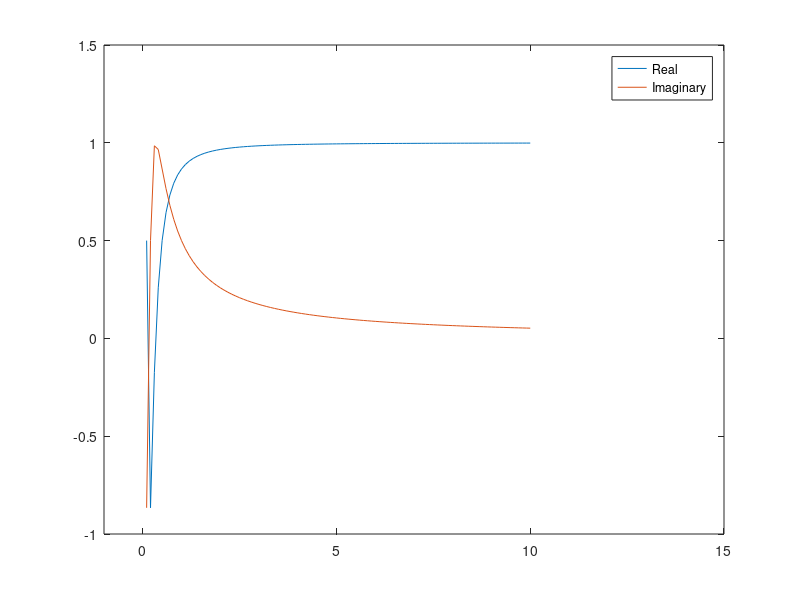

Recreate this plot in MATLAB.
close all;
clear;
t=0:0.1:10;
f=exp(1j.*(pi./6)./t);
plot(t,real(f),t,imag(f));
legend('Real','Imaginary');
axis([-1 15 -1 1.5]);